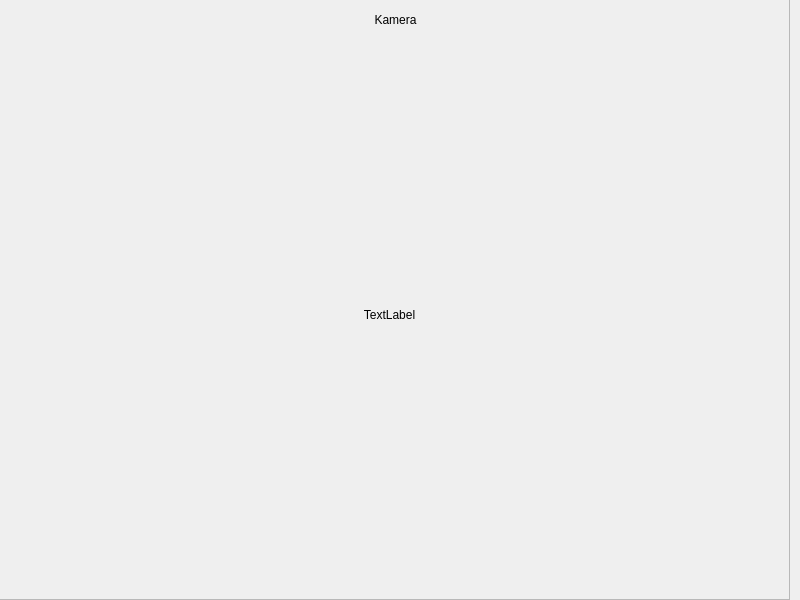
<?xml version="1.0" encoding="UTF-8"?>
<ui version="4.0">
 <class>MainWindow</class>
 <widget class="QMainWindow" name="MainWindow">
  <property name="geometry">
   <rect>
    <x>0</x>
    <y>0</y>
    <width>800</width>
    <height>600</height>
   </rect>
  </property>
  <property name="windowTitle">
   <string>MainWindow</string>
  </property>
  <widget class="QWidget" name="centralwidget">
   <widget class="QFrame" name="frame">
    <property name="geometry">
     <rect>
      <x>-1</x>
      <y>-1</y>
      <width>791</width>
      <height>601</height>
     </rect>
    </property>
    <property name="frameShape">
     <enum>QFrame::StyledPanel</enum>
    </property>
    <property name="frameShadow">
     <enum>QFrame::Raised</enum>
    </property>
    <widget class="QLabel" name="label">
     <property name="geometry">
      <rect>
       <x>6</x>
       <y>0</y>
       <width>781</width>
       <height>41</height>
      </rect>
     </property>
     <property name="text">
      <string>Kamera</string>
     </property>
     <property name="alignment">
      <set>Qt::AlignCenter</set>
     </property>
    </widget>
    <widget class="QLabel" name="label_2">
     <property name="geometry">
      <rect>
       <x>0</x>
       <y>40</y>
       <width>781</width>
       <height>551</height>
      </rect>
     </property>
     <property name="text">
      <string>TextLabel</string>
     </property>
     <property name="alignment">
      <set>Qt::AlignCenter</set>
     </property>
    </widget>
   </widget>
  </widget>
 </widget>
 <resources/>
 <connections/>
</ui>
